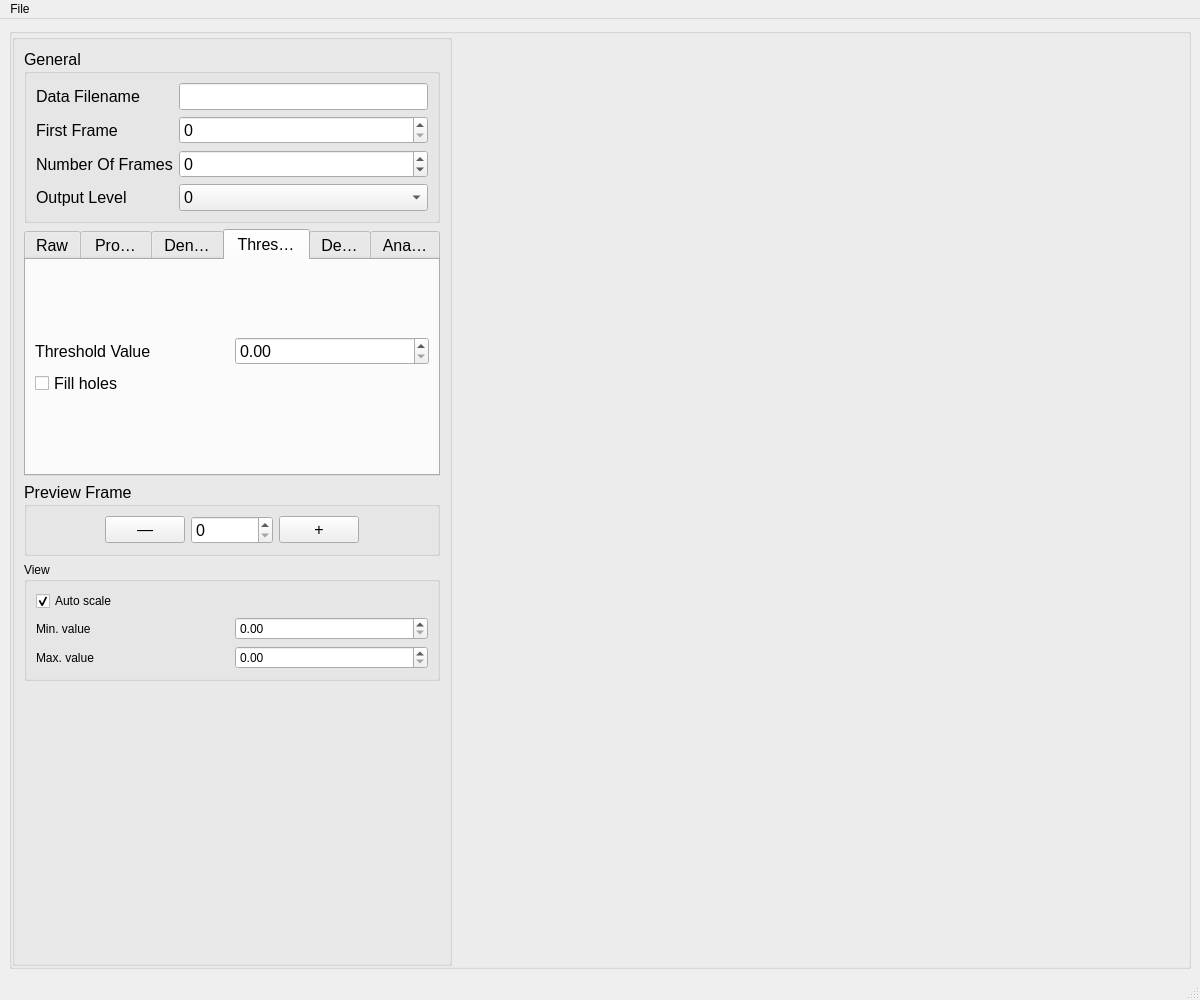
<?xml version="1.0" encoding="UTF-8"?>
<ui version="4.0">
 <class>MSIMainWindow</class>
 <widget class="QMainWindow" name="MSIMainWindow">
  <property name="geometry">
   <rect>
    <x>0</x>
    <y>0</y>
    <width>1200</width>
    <height>1000</height>
   </rect>
  </property>
  <property name="windowTitle">
   <string>MSI</string>
  </property>
  <widget class="QWidget" name="centralwidget">
   <property name="sizePolicy">
    <sizepolicy hsizetype="Expanding" vsizetype="Expanding">
     <horstretch>0</horstretch>
     <verstretch>0</verstretch>
    </sizepolicy>
   </property>
   <property name="maximumSize">
    <size>
     <width>16777215</width>
     <height>16777215</height>
    </size>
   </property>
   <layout class="QVBoxLayout" name="verticalLayout">
    <item>
     <widget class="QGroupBox" name="horizontalGroupBox">
      <property name="sizePolicy">
       <sizepolicy hsizetype="Preferred" vsizetype="Expanding">
        <horstretch>0</horstretch>
        <verstretch>0</verstretch>
       </sizepolicy>
      </property>
      <property name="maximumSize">
       <size>
        <width>16777215</width>
        <height>16777215</height>
       </size>
      </property>
      <layout class="QHBoxLayout" name="horizontalLayout">
       <property name="leftMargin">
        <number>0</number>
       </property>
       <property name="topMargin">
        <number>0</number>
       </property>
       <property name="rightMargin">
        <number>0</number>
       </property>
       <property name="bottomMargin">
        <number>0</number>
       </property>
       <item alignment="Qt::AlignLeft">
        <widget class="QGroupBox" name="leftGroupBox">
         <property name="sizePolicy">
          <sizepolicy hsizetype="Maximum" vsizetype="Expanding">
           <horstretch>0</horstretch>
           <verstretch>0</verstretch>
          </sizepolicy>
         </property>
         <property name="minimumSize">
          <size>
           <width>400</width>
           <height>0</height>
          </size>
         </property>
         <property name="maximumSize">
          <size>
           <width>16777215</width>
           <height>16777215</height>
          </size>
         </property>
         <property name="title">
          <string/>
         </property>
         <layout class="QVBoxLayout" name="verticalLayout_2">
          <item>
           <widget class="QGroupBox" name="groupBox_3">
            <property name="font">
             <font>
              <pointsize>12</pointsize>
             </font>
            </property>
            <property name="title">
             <string>General</string>
            </property>
            <layout class="QGridLayout" name="gridLayout_2">
             <item row="3" column="2">
              <widget class="QComboBox" name="outputLevelComboBox">
               <item>
                <property name="text">
                 <string>0</string>
                </property>
               </item>
               <item>
                <property name="text">
                 <string>1</string>
                </property>
               </item>
               <item>
                <property name="text">
                 <string>2</string>
                </property>
               </item>
               <item>
                <property name="text">
                 <string>3</string>
                </property>
               </item>
               <item>
                <property name="text">
                 <string>4</string>
                </property>
               </item>
               <item>
                <property name="text">
                 <string>5</string>
                </property>
               </item>
              </widget>
             </item>
             <item row="1" column="0">
              <widget class="QLabel" name="label_4">
               <property name="text">
                <string>First Frame</string>
               </property>
               <property name="margin">
                <number>5</number>
               </property>
               <property name="indent">
                <number>-1</number>
               </property>
              </widget>
             </item>
             <item row="1" column="2">
              <widget class="QSpinBox" name="i0SpinBox">
               <property name="maximum">
                <number>1000000</number>
               </property>
              </widget>
             </item>
             <item row="3" column="0">
              <widget class="QLabel" name="label_6">
               <property name="text">
                <string>Output Level</string>
               </property>
               <property name="margin">
                <number>5</number>
               </property>
               <property name="indent">
                <number>-1</number>
               </property>
              </widget>
             </item>
             <item row="2" column="0">
              <widget class="QLabel" name="label_5">
               <property name="text">
                <string>Number Of Frames</string>
               </property>
               <property name="margin">
                <number>5</number>
               </property>
               <property name="indent">
                <number>-1</number>
               </property>
              </widget>
             </item>
             <item row="2" column="2">
              <widget class="QSpinBox" name="nFramesSpinBox">
               <property name="minimum">
                <number>-1</number>
               </property>
               <property name="maximum">
                <number>1000000</number>
               </property>
              </widget>
             </item>
             <item row="0" column="2">
              <widget class="QLineEdit" name="dataFilenameLineEdit"/>
             </item>
             <item row="0" column="0">
              <widget class="QLabel" name="label_7">
               <property name="text">
                <string>Data Filename</string>
               </property>
               <property name="margin">
                <number>5</number>
               </property>
              </widget>
             </item>
            </layout>
           </widget>
          </item>
          <item>
           <widget class="QTabWidget" name="dataTypeTabWidget">
            <property name="sizePolicy">
             <sizepolicy hsizetype="Preferred" vsizetype="Preferred">
              <horstretch>0</horstretch>
              <verstretch>0</verstretch>
             </sizepolicy>
            </property>
            <property name="minimumSize">
             <size>
              <width>0</width>
              <height>0</height>
             </size>
            </property>
            <property name="maximumSize">
             <size>
              <width>16777215</width>
              <height>16777215</height>
             </size>
            </property>
            <property name="font">
             <font>
              <pointsize>12</pointsize>
             </font>
            </property>
            <property name="tabPosition">
             <enum>QTabWidget::North</enum>
            </property>
            <property name="tabShape">
             <enum>QTabWidget::Rounded</enum>
            </property>
            <property name="currentIndex">
             <number>3</number>
            </property>
            <property name="elideMode">
             <enum>Qt::ElideRight</enum>
            </property>
            <widget class="QWidget" name="raw">
             <attribute name="title">
              <string>Raw</string>
             </attribute>
             <layout class="QGridLayout" name="gridLayout">
              <item row="0" column="0">
               <widget class="QLabel" name="label_8">
                <property name="text">
                 <string>Data set name</string>
                </property>
                <property name="margin">
                 <number>5</number>
                </property>
                <property name="indent">
                 <number>-1</number>
                </property>
               </widget>
              </item>
              <item row="0" column="1" colspan="2">
               <widget class="QLineEdit" name="dataSetNameRawLineEdit">
                <property name="sizePolicy">
                 <sizepolicy hsizetype="Fixed" vsizetype="Fixed">
                  <horstretch>0</horstretch>
                  <verstretch>0</verstretch>
                 </sizepolicy>
                </property>
                <property name="minimumSize">
                 <size>
                  <width>150</width>
                  <height>0</height>
                 </size>
                </property>
                <property name="maximumSize">
                 <size>
                  <width>150</width>
                  <height>16777215</height>
                 </size>
                </property>
               </widget>
              </item>
              <item row="0" column="5" rowspan="2">
               <widget class="QWidget" name="widget_3" native="true">
                <layout class="QHBoxLayout" name="horizontalLayout_5">
                 <property name="leftMargin">
                  <number>0</number>
                 </property>
                 <property name="topMargin">
                  <number>0</number>
                 </property>
                 <property name="rightMargin">
                  <number>0</number>
                 </property>
                 <property name="bottomMargin">
                  <number>0</number>
                 </property>
                </layout>
               </widget>
              </item>
              <item row="1" column="0">
               <widget class="QLabel" name="label_11">
                <property name="text">
                 <string>X Range</string>
                </property>
                <property name="margin">
                 <number>5</number>
                </property>
                <property name="indent">
                 <number>-1</number>
                </property>
               </widget>
              </item>
              <item row="1" column="1">
               <widget class="QSpinBox" name="xMinSpinBox">
                <property name="maximum">
                 <number>10000</number>
                </property>
               </widget>
              </item>
              <item row="1" column="2">
               <widget class="QLabel" name="label_12">
                <property name="text">
                 <string>To</string>
                </property>
                <property name="margin">
                 <number>5</number>
                </property>
                <property name="indent">
                 <number>-1</number>
                </property>
               </widget>
              </item>
              <item row="1" column="3">
               <widget class="QSpinBox" name="xMaxSpinBox">
                <property name="maximum">
                 <number>10000</number>
                </property>
               </widget>
              </item>
              <item row="2" column="0">
               <widget class="QLabel" name="label_9">
                <property name="text">
                 <string>Y Range</string>
                </property>
                <property name="margin">
                 <number>5</number>
                </property>
                <property name="indent">
                 <number>-1</number>
                </property>
               </widget>
              </item>
              <item row="2" column="1">
               <widget class="QSpinBox" name="yMinSpinBox">
                <property name="maximum">
                 <number>10000</number>
                </property>
               </widget>
              </item>
              <item row="2" column="2">
               <widget class="QLabel" name="label_10">
                <property name="text">
                 <string>To</string>
                </property>
                <property name="margin">
                 <number>5</number>
                </property>
                <property name="indent">
                 <number>-1</number>
                </property>
               </widget>
              </item>
              <item row="2" column="3">
               <widget class="QSpinBox" name="yMaxSpinBox">
                <property name="maximum">
                 <number>10000</number>
                </property>
               </widget>
              </item>
              <item row="3" column="0">
               <widget class="QLabel" name="label_13">
                <property name="text">
                 <string>Saturation Level</string>
                </property>
                <property name="margin">
                 <number>5</number>
                </property>
                <property name="indent">
                 <number>-1</number>
                </property>
               </widget>
              </item>
              <item row="3" column="1">
               <widget class="QSpinBox" name="saturationLevelSpinBox">
                <property name="maximum">
                 <number>1000000</number>
                </property>
               </widget>
              </item>
              <item row="4" column="0" colspan="2">
               <widget class="QCheckBox" name="skipSaturatedCheckBox">
                <property name="mouseTracking">
                 <bool>false</bool>
                </property>
                <property name="layoutDirection">
                 <enum>Qt::LeftToRight</enum>
                </property>
                <property name="text">
                 <string>Skip Saturated Frames</string>
                </property>
               </widget>
              </item>
              <item row="4" column="4">
               <widget class="QWidget" name="widget_11" native="true">
                <layout class="QHBoxLayout" name="horizontalLayout_14"/>
               </widget>
              </item>
              <item row="5" column="0">
               <widget class="QLabel" name="label_3">
                <property name="text">
                 <string>Subtract Constant</string>
                </property>
                <property name="margin">
                 <number>5</number>
                </property>
                <property name="indent">
                 <number>-1</number>
                </property>
               </widget>
              </item>
              <item row="5" column="1">
               <widget class="QSpinBox" name="subtractConstRawSpinBox">
                <property name="maximum">
                 <number>100000</number>
                </property>
               </widget>
              </item>
             </layout>
            </widget>
            <widget class="QWidget" name="process">
             <attribute name="title">
              <string>Process</string>
             </attribute>
             <layout class="QGridLayout" name="gridLayout_4">
              <item row="1" column="2">
               <widget class="QSpinBox" name="subtractConstSpinBox">
                <property name="minimum">
                 <number>-100000</number>
                </property>
                <property name="maximum">
                 <number>100000</number>
                </property>
               </widget>
              </item>
              <item row="3" column="2">
               <widget class="QSpinBox" name="floorCutSpinBox">
                <property name="minimum">
                 <number>-100000</number>
                </property>
                <property name="maximum">
                 <number>100000</number>
                </property>
               </widget>
              </item>
              <item row="4" column="0" colspan="2">
               <widget class="QCheckBox" name="cmcXCheckBox">
                <property name="text">
                 <string>Common mode correction in X</string>
                </property>
               </widget>
              </item>
              <item row="5" column="0" colspan="2">
               <widget class="QCheckBox" name="cmcYCheckBox">
                <property name="text">
                 <string>Common mode correction in Y</string>
                </property>
               </widget>
              </item>
              <item row="1" column="0" colspan="2">
               <widget class="QLabel" name="label_16">
                <property name="text">
                 <string>Subtract Constant</string>
                </property>
                <property name="margin">
                 <number>5</number>
                </property>
                <property name="indent">
                 <number>-1</number>
                </property>
               </widget>
              </item>
              <item row="0" column="1">
               <widget class="QLineEdit" name="dataSetNameLineEdit">
                <property name="sizePolicy">
                 <sizepolicy hsizetype="Fixed" vsizetype="Fixed">
                  <horstretch>0</horstretch>
                  <verstretch>0</verstretch>
                 </sizepolicy>
                </property>
                <property name="minimumSize">
                 <size>
                  <width>150</width>
                  <height>0</height>
                 </size>
                </property>
                <property name="maximumSize">
                 <size>
                  <width>150</width>
                  <height>16777215</height>
                 </size>
                </property>
               </widget>
              </item>
              <item row="0" column="0">
               <widget class="QLabel" name="label_15">
                <property name="text">
                 <string>Data Set Name</string>
                </property>
                <property name="margin">
                 <number>5</number>
                </property>
                <property name="indent">
                 <number>-1</number>
                </property>
               </widget>
              </item>
              <item row="3" column="0">
               <widget class="QCheckBox" name="floorCutCheckBox">
                <property name="text">
                 <string>Floor Cut</string>
                </property>
               </widget>
              </item>
              <item row="3" column="1">
               <widget class="QLabel" name="label_17">
                <property name="text">
                 <string>Floor Cut Level</string>
                </property>
                <property name="margin">
                 <number>5</number>
                </property>
                <property name="indent">
                 <number>-1</number>
                </property>
               </widget>
              </item>
             </layout>
            </widget>
            <widget class="QWidget" name="denoise">
             <attribute name="title">
              <string>Denoise</string>
             </attribute>
             <layout class="QGridLayout" name="gridLayout_5">
              <item row="0" column="0">
               <widget class="QLabel" name="label_18">
                <property name="text">
                 <string>Denoise Method</string>
                </property>
                <property name="margin">
                 <number>5</number>
                </property>
                <property name="indent">
                 <number>-1</number>
                </property>
               </widget>
              </item>
              <item row="0" column="1">
               <widget class="QComboBox" name="methodComboBox">
                <item>
                 <property name="text">
                  <string>Gauss</string>
                 </property>
                </item>
                <item>
                 <property name="text">
                  <string>Gauss2</string>
                 </property>
                </item>
               </widget>
              </item>
              <item row="1" column="0">
               <widget class="QLabel" name="label_19">
                <property name="text">
                 <string>Sigma</string>
                </property>
                <property name="margin">
                 <number>5</number>
                </property>
                <property name="indent">
                 <number>-1</number>
                </property>
               </widget>
              </item>
              <item row="1" column="1">
               <widget class="QDoubleSpinBox" name="sigmaDoubleSpinBox">
                <property name="decimals">
                 <number>8</number>
                </property>
                <property name="singleStep">
                 <double>0.100000000000000</double>
                </property>
               </widget>
              </item>
             </layout>
            </widget>
            <widget class="QWidget" name="threshold">
             <attribute name="title">
              <string>Threshold</string>
             </attribute>
             <layout class="QGridLayout" name="gridLayout_3">
              <item row="0" column="0">
               <layout class="QGridLayout" name="gridLayout_9">
                <item row="0" column="0">
                 <widget class="QLabel" name="label_20">
                  <property name="text">
                   <string>Threshold Value</string>
                  </property>
                  <property name="margin">
                   <number>5</number>
                  </property>
                  <property name="indent">
                   <number>-1</number>
                  </property>
                 </widget>
                </item>
                <item row="0" column="1">
                 <widget class="QDoubleSpinBox" name="thresholdDoubleSpinBox">
                  <property name="decimals">
                   <number>2</number>
                  </property>
                  <property name="maximum">
                   <double>1000.000000000000000</double>
                  </property>
                  <property name="singleStep">
                   <double>1.000000000000000</double>
                  </property>
                 </widget>
                </item>
                <item row="1" column="0">
                 <widget class="QCheckBox" name="fillHolesCheckBox">
                  <property name="text">
                   <string>Fill holes</string>
                  </property>
                 </widget>
                </item>
               </layout>
              </item>
             </layout>
            </widget>
            <widget class="QWidget" name="detect">
             <attribute name="title">
              <string>Detect</string>
             </attribute>
             <layout class="QGridLayout" name="gridLayout_6">
              <item row="0" column="0">
               <widget class="QLabel" name="label_21">
                <property name="text">
                 <string>Minimum distance</string>
                </property>
                <property name="margin">
                 <number>5</number>
                </property>
                <property name="indent">
                 <number>-1</number>
                </property>
               </widget>
              </item>
              <item row="0" column="1" colspan="3">
               <widget class="QDoubleSpinBox" name="minDistDoubleSpinBox">
                <property name="decimals">
                 <number>2</number>
                </property>
                <property name="maximum">
                 <double>1000.000000000000000</double>
                </property>
                <property name="singleStep">
                 <double>1.000000000000000</double>
                </property>
               </widget>
              </item>
              <item row="1" column="0" colspan="2">
               <widget class="QLabel" name="label_22">
                <property name="text">
                 <string>Peak Centering Method</string>
                </property>
                <property name="margin">
                 <number>5</number>
                </property>
                <property name="indent">
                 <number>-1</number>
                </property>
               </widget>
              </item>
              <item row="1" column="2" colspan="2">
               <widget class="QComboBox" name="methodComboBox_2">
                <item>
                 <property name="text">
                  <string>Center to maximum</string>
                 </property>
                </item>
                <item>
                 <property name="text">
                  <string>Center of mass</string>
                 </property>
                </item>
               </widget>
              </item>
              <item row="2" column="0" colspan="3">
               <widget class="QLabel" name="label_14">
                <property name="text">
                 <string>Max. # Particles / Frame</string>
                </property>
                <property name="margin">
                 <number>5</number>
                </property>
                <property name="indent">
                 <number>-1</number>
                </property>
               </widget>
              </item>
              <item row="2" column="3">
               <widget class="QSpinBox" name="nParticlesMaxSpinBox">
                <property name="maximum">
                 <number>1000</number>
                </property>
               </widget>
              </item>
             </layout>
            </widget>
            <widget class="QWidget" name="analyse">
             <attribute name="title">
              <string>Analyse</string>
             </attribute>
             <layout class="QGridLayout" name="gridLayout_7">
              <item row="2" column="0">
               <widget class="QCheckBox" name="circleWindowCheckBox">
                <property name="mouseTracking">
                 <bool>false</bool>
                </property>
                <property name="layoutDirection">
                 <enum>Qt::LeftToRight</enum>
                </property>
                <property name="text">
                 <string>Circle Window</string>
                </property>
               </widget>
              </item>
              <item row="1" column="1">
               <widget class="QSpinBox" name="windowSizeSpinBox">
                <property name="maximum">
                 <number>10000</number>
                </property>
               </widget>
              </item>
              <item row="0" column="0">
               <widget class="QLabel" name="label_24">
                <property name="text">
                 <string>Integration Mode</string>
                </property>
                <property name="margin">
                 <number>5</number>
                </property>
                <property name="indent">
                 <number>-1</number>
                </property>
               </widget>
              </item>
              <item row="0" column="1">
               <widget class="QComboBox" name="modeComboBox">
                <item>
                 <property name="text">
                  <string>Windows</string>
                 </property>
                </item>
                <item>
                 <property name="text">
                  <string>Labels</string>
                 </property>
                </item>
               </widget>
              </item>
              <item row="1" column="0">
               <widget class="QLabel" name="label_23">
                <property name="text">
                 <string>Window Size</string>
                </property>
                <property name="margin">
                 <number>5</number>
                </property>
                <property name="indent">
                 <number>-1</number>
                </property>
               </widget>
              </item>
             </layout>
            </widget>
           </widget>
          </item>
          <item>
           <widget class="QGroupBox" name="groupBox">
            <property name="sizePolicy">
             <sizepolicy hsizetype="Expanding" vsizetype="Fixed">
              <horstretch>0</horstretch>
              <verstretch>0</verstretch>
             </sizepolicy>
            </property>
            <property name="font">
             <font>
              <pointsize>12</pointsize>
             </font>
            </property>
            <property name="title">
             <string>Preview Frame</string>
            </property>
            <layout class="QHBoxLayout" name="horizontalLayout_2">
             <item>
              <spacer name="horizontalSpacer">
               <property name="orientation">
                <enum>Qt::Horizontal</enum>
               </property>
               <property name="sizeHint" stdset="0">
                <size>
                 <width>40</width>
                 <height>20</height>
                </size>
               </property>
              </spacer>
             </item>
             <item>
              <widget class="QPushButton" name="previousPushButton">
               <property name="text">
                <string>—</string>
               </property>
              </widget>
             </item>
             <item>
              <widget class="QSpinBox" name="iFrameSpinBox">
               <property name="maximum">
                <number>1000000</number>
               </property>
              </widget>
             </item>
             <item>
              <widget class="QPushButton" name="nextPushButton">
               <property name="text">
                <string>+</string>
               </property>
              </widget>
             </item>
             <item>
              <spacer name="horizontalSpacer_2">
               <property name="orientation">
                <enum>Qt::Horizontal</enum>
               </property>
               <property name="sizeHint" stdset="0">
                <size>
                 <width>40</width>
                 <height>20</height>
                </size>
               </property>
              </spacer>
             </item>
            </layout>
           </widget>
          </item>
          <item>
           <widget class="QGroupBox" name="groupBox_2">
            <property name="minimumSize">
             <size>
              <width>0</width>
              <height>0</height>
             </size>
            </property>
            <property name="title">
             <string>View</string>
            </property>
            <layout class="QGridLayout" name="gridLayout_8">
             <item row="2" column="1">
              <widget class="QDoubleSpinBox" name="vMaxDoubleSpinBox">
               <property name="decimals">
                <number>2</number>
               </property>
               <property name="maximum">
                <double>100000.000000000000000</double>
               </property>
               <property name="singleStep">
                <double>1.000000000000000</double>
               </property>
              </widget>
             </item>
             <item row="1" column="1">
              <widget class="QDoubleSpinBox" name="vMinDoubleSpinBox">
               <property name="decimals">
                <number>2</number>
               </property>
               <property name="maximum">
                <double>1000.000000000000000</double>
               </property>
               <property name="singleStep">
                <double>1.000000000000000</double>
               </property>
              </widget>
             </item>
             <item row="2" column="0">
              <widget class="QLabel" name="label_2">
               <property name="text">
                <string>Max. value</string>
               </property>
              </widget>
             </item>
             <item row="1" column="0">
              <widget class="QLabel" name="label">
               <property name="text">
                <string>Min. value</string>
               </property>
              </widget>
             </item>
             <item row="0" column="0">
              <widget class="QCheckBox" name="autoScaleCheckBox">
               <property name="mouseTracking">
                <bool>false</bool>
               </property>
               <property name="layoutDirection">
                <enum>Qt::LeftToRight</enum>
               </property>
               <property name="text">
                <string>Auto scale</string>
               </property>
               <property name="checked">
                <bool>true</bool>
               </property>
              </widget>
             </item>
            </layout>
           </widget>
          </item>
          <item>
           <spacer name="verticalSpacer">
            <property name="orientation">
             <enum>Qt::Vertical</enum>
            </property>
            <property name="sizeHint" stdset="0">
             <size>
              <width>20</width>
              <height>40</height>
             </size>
            </property>
           </spacer>
          </item>
         </layout>
        </widget>
       </item>
      </layout>
     </widget>
    </item>
   </layout>
  </widget>
  <widget class="QMenuBar" name="menubar">
   <property name="geometry">
    <rect>
     <x>0</x>
     <y>0</y>
     <width>1200</width>
     <height>22</height>
    </rect>
   </property>
   <widget class="QMenu" name="menuFile">
    <property name="title">
     <string>File</string>
    </property>
    <addaction name="actionOpen"/>
    <addaction name="actionSave"/>
    <addaction name="actionSaveAs"/>
    <addaction name="actionPreferences"/>
   </widget>
   <addaction name="menuFile"/>
  </widget>
  <widget class="QStatusBar" name="statusbar"/>
  <action name="actionOpen">
   <property name="text">
    <string>Open</string>
   </property>
  </action>
  <action name="actionSaveAs">
   <property name="text">
    <string>Save As...</string>
   </property>
  </action>
  <action name="actionSave">
   <property name="text">
    <string>Save</string>
   </property>
  </action>
  <action name="actionPreferences">
   <property name="text">
    <string>Preferences...</string>
   </property>
  </action>
 </widget>
 <resources/>
 <connections/>
</ui>
